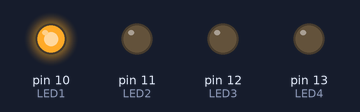
This sketch was run on a simulated Arduino Uno, built with avr-gcc and run on an emulated ATmega328P. Shown: output pins drawn as LEDs (lit = HIGH).

Above: at 0.1 s.
At 0.7 s:
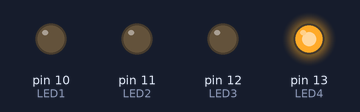
At 1.7 s:
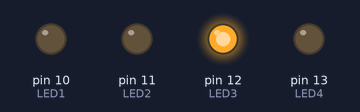
At 2.7 s:
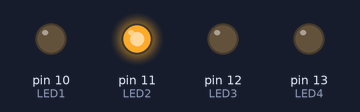
Timing chart, 0 to 3.0 s (numbered marks = the images above):
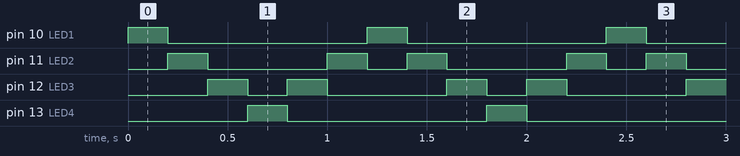

Measured:
- by itself, pin 10 (LED1), pin 13 (LED4): alternates HIGH for 0.20 s and LOW for 1.0 s
- by itself, pin 11 (LED2): repeats every 1.2 s: LOW 0.60 s, HIGH 0.20 s, LOW 0.20 s, HIGH 0.20 s
- by itself, pin 12 (LED3): repeats every 1.2 s: LOW 0.20 s, HIGH 0.20 s, LOW 0.60 s, HIGH 0.20 s

The sketch:

CocheFantastico.ino
```cpp
int LED1 = 10;              //Nombramos los pines
int LED2 = 11;
int LED3 = 12;
int LED4 = 13;

int tiempo = 200;           //Tiempo de espera


void setup() {              //Aquí el código se ejecuta sólo una vez
  pinMode(LED1,OUTPUT);     //Configuramos los pines
  pinMode(LED2,OUTPUT);
  pinMode(LED3,OUTPUT);
  pinMode(LED4,OUTPUT);

  digitalWrite(LED1,LOW);   //Iniciamos los LEDs apagados
  digitalWrite(LED2,LOW);
  digitalWrite(LED3,LOW);
  digitalWrite(LED4,LOW);
}


void loop() {               //Aquí el código se ejecuta en bucle
  digitalWrite(LED1,HIGH);  //Secuencia de encender y apagar LEDs
  delay(tiempo);
  digitalWrite(LED1,LOW);
  digitalWrite(LED2,HIGH);
  delay(tiempo);
  digitalWrite(LED2,LOW);
  digitalWrite(LED3,HIGH);
  delay(tiempo);
  digitalWrite(LED3,LOW);
  digitalWrite(LED4,HIGH);
  delay(tiempo);
  digitalWrite(LED4,LOW);
  digitalWrite(LED3,HIGH);
  delay(tiempo);
  digitalWrite(LED3,LOW);
  digitalWrite(LED2,HIGH);
  delay(tiempo);
  digitalWrite(LED2,LOW);
}  
```
